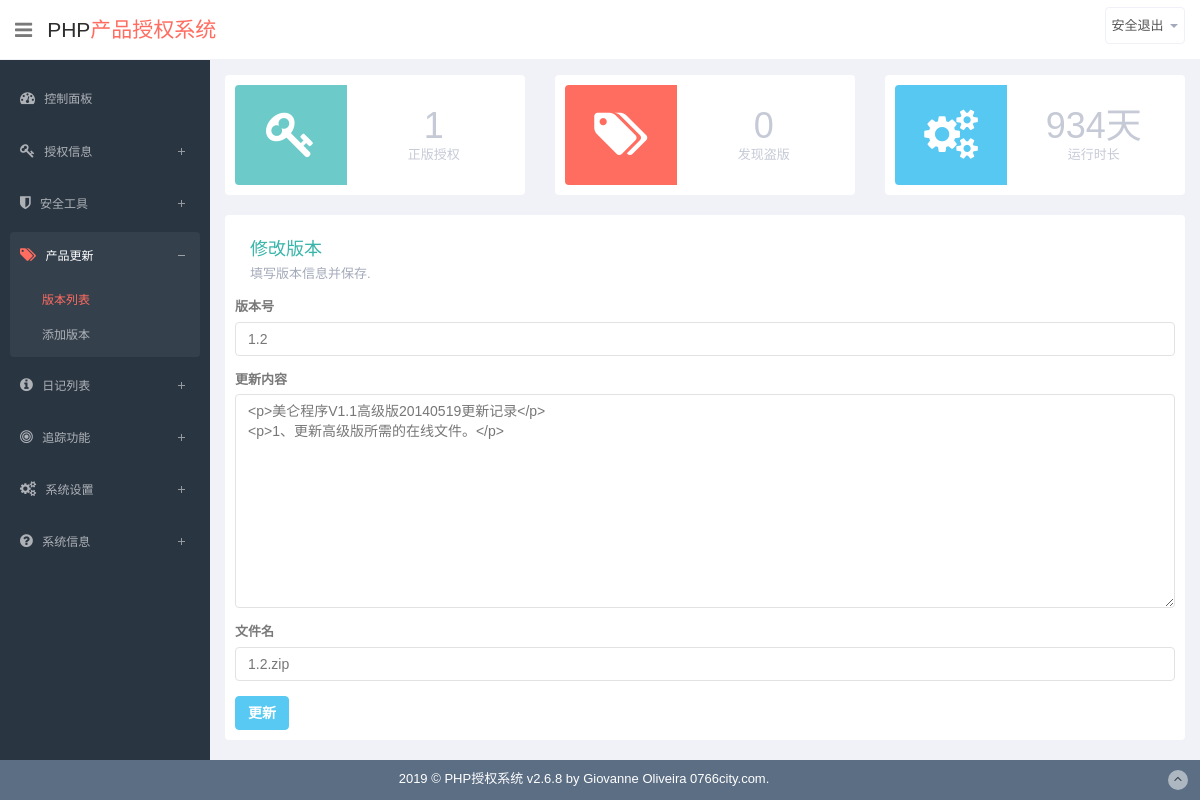
Page /center/version-chanage.php?id=1 (signed in) on the committed database.
### tables this page shows
CREATE TABLE IF NOT EXISTS `site` (
  `id` int(10) unsigned NOT NULL AUTO_INCREMENT,
  `title` varchar(255) NOT NULL,
  `yxtime` varchar(255) NOT NULL,
  `copyright` varchar(255) NOT NULL,
  `site_name` varchar(255) NOT NULL,
  `route` varchar(255) NOT NULL,
  PRIMARY KEY (`id`)
);

CREATE TABLE IF NOT EXISTS `version` (
  `id` int(10) NOT NULL AUTO_INCREMENT,
  `name` varchar(255) NOT NULL,
  `content` text NOT NULL,
  `file` varchar(255) NOT NULL,
  PRIMARY KEY (`id`),
  UNIQUE KEY `name` (`name`)
);

### data/weby.php (called while the page is built, shortened)
<?php
	$sql = "SELECT * FROM site";
	$result=mysql_query($sql);
	if($result&&mysql_num_rows($result)){
	   while ($row=mysql_fetch_assoc($result)) {
			  $yxtime = $row['yxtime'];
			  $copyright = $row['copyright'];
			  $route = $row['route'];
	   }
	}
?>

### center/farmwork.php (called while the page is built, shortened)
<?php
	include $_SERVER['DOCUMENT_ROOT'].'/data/weby.php';

### center/version-chanage.php (the view, shortened to what this page needs)
<?php
    include 'farmwork.php';
	$id = $_GET['id'];
	$sql = "SELECT * FROM `version` WHERE id ='$id';";
	$result=mysql_query($sql);
	if($result&&mysql_num_rows($result)){
	   while ($row=mysql_fetch_assoc($result)) {
			  $name = $row['name'];
			  $content = base64_decode($row['content']);
			  $file = $row['file'];
	   }
	}
?>
<?php include 'header.php';?>
<?php include 'list.php';?>
    <section id="main-content">
        <section class="wrapper">
<?php include 'overview.php';?>
            <div class="row">
                <div class="col-lg-12">
                    <section class="panel">
                        <div class="panel-body progress-panel">
                            <div class="task-progress">
                                <h1>修改版本</h1>
                                <p>填写版本信息并保存.</p>
                            </div>
                        </div>
                        <form action="version-chanage.php?action=do" method="post" enctype="multipart/form-data" autocomplete="off" target="frame_profile">
                            <div class="form-group">
                                <label for="txtDomain">版本号</label>
                                <input type="text" name="name" class="form-control" value='<?php echo $name?>'>
                            </div>
                            <div class="form-group">
                                <label for="txtDomain">更新内容</label>
								<textarea class="form-control" name="content" clos="100" rows="10"/><?php echo $content?></textarea>
                            </div>
                            <div class="form-group">
                                <label for="txtDomain">文件名</label>
                                <input type="text" name="file" class="form-control" value='<?php echo $file?>'>
                            </div>
			<div id="bottom">
			  <button class="btn btn-info" type="submit" value="true" id="submit"/><strong>更新</strong></button>
            </div>
                        </form>
                    </section>
                </div>
        </section>
    </section>
<?php include 'footer.php';?>

### center/overview.php (shortened to what this page needs)
<?php
function Sec2Time($time){
 if(is_numeric($time)){
  $value = array(
    "years" => 0, "days" => 0, "hours" => 0,
    "minutes" => 0, "seconds" => 0,
  );
  if($time >= 86400){
   $value["days"] = floor($time/86400);
   $time = ($time%86400);
  }
  $value["seconds"] = floor($time);
  return (array) $value;
 }else{
  return (bool) FALSE;
 }
}
$site_create_time = strtotime($yxtime);
$time = time() - $site_create_time;
$uptime = Sec2Time($time);
 $query = "select count(*) as total from authorize";
 $result = mysql_query($query);
 $rownum = mysql_fetch_row($result);
 $sites = $rownum[0];
 $query = "select count(*) as total from daoban";
 $result = mysql_query($query);
 $rownum = mysql_fetch_row($result);
 $blocks = $rownum[0];
?>
            <div class="row state-overview">
        <div class="col-lg-4 col-sm-6">
        <section class="panel">
            <div class="symbol terques">
                <i class="fa fa-key"></i>
            </div>
            <div class="value">
                <h1>
                    <?=$sites?>                </h1>
                <p>正版授权</p>
            </div>
        </section>
    </div>
    <div class="col-lg-4 col-sm-6">
        <section class="panel">
            <div class="symbol red">
                <i class="fa fa-tags"></i>
            </div>
            <div class="value">
                <h1>
                    <?=$blocks?>                </h1>
                <p>发现盗版</p>
            </div>
        </section>
    </div>
    <div class="col-lg-4 col-sm-6">
        <section class="panel">
            <div class="symbol blue">
                <i class="fa fa-cogs"></i>
            </div>
            <div class="value">
                <h1>
                    <?php echo $uptime['days']; ?>天                </h1>
                <p>运行时长</p>
            </div>
        </section>
    </div>
</div>

### center/footer.php (shortened to what this page needs)
    <footer class="site-footer navbar-fixed-bottom">
    <div class="text-center">
        <?php echo $showtime=date("Y");?> &copy; <?php echo $copyright?>
        <a href="#" class="go-top">
            <i class="fa fa-angle-up"></i>
        </a>
    </div>
</footer>
</section>
<link href="<?php echo $route?>toastr-master/toastr.css" rel="stylesheet" type="text/css" />
</body>
</html>

### rows in the picture
site: yxtime "934", copyright "PHP授权系统 v2.6.8 by Giovanne Oliveira 0766city.com."
version: name "1.2", content "<p>美仑程序V1.1高级版20140519更新记录</p> <p>1、更新高级版所需的在线文件。</p>", file "1.2.zip"

### other values in the picture
$sites "1"
$blocks "0"
